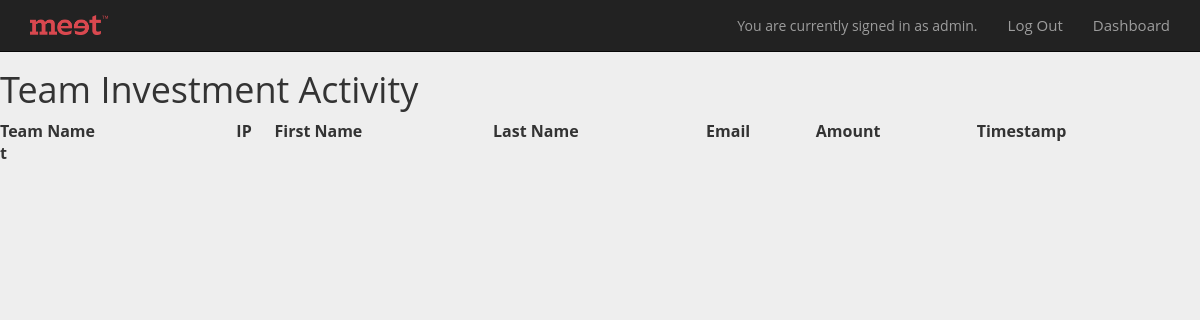
Before: /teamActivity (signed in) with the older database file.
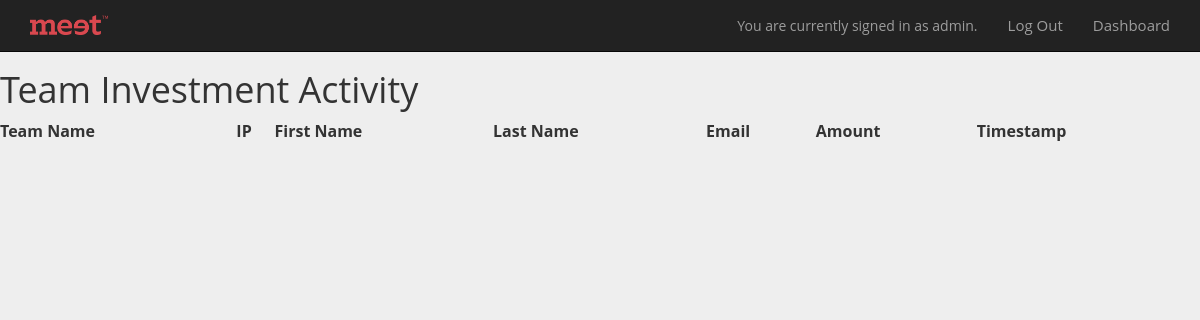
After: the same page with the newer database file.
### models.py (models this page shows, shortened)
class Team(Base):
        __tablename__ = 'team'
        id = Column(Integer, primary_key=True)
        name = Column(String(255))
        photo = Column(String(255), unique=True)
        students = relationship("User", back_populates = "team")
        product = relationship("Product",uselist=False, back_populates = "team")
        email = Column(String(255))
        password = Column(String(255))

### webapp.py (the view)
@app.route("/teamActivity")
def showTeamActivity():
	if 'language' not in login_session:
		login_session['language'] = 'en'
	if 'id' not in login_session:
		flash("You do not have access to this page")
		return redirect(url_for('showLandingPage'))
	if login_session['group'] != "administrator":
		flash("You do not have access to this page")
		return redirect(url_for('showLandingPage'))
	investments = get_investments()
	teams = get_teams()
	return render_template('teamActivity.html', investments = investments, teams = teams)

### database.py (called while the page is built)
def get_teams():
        return session.query(Team).all()

def get_investments():
        return session.query(Investment).all()

### templates/teamActivity.html (shortened to what this page needs)
<head>
	<link rel="stylesheet" href="https://maxcdn.bootstrapcdn.com/bootstrap/3.3.7/css/bootstrap.min.css">
	<link rel="stylesheet" href="{{url_for('static', filename='style.css')}}">
</head>
<body>
<nav class="navbar navbar-inverse navbar-fixed-top">
    <div class="container">
      <div class="navbar-header">
        <a class="navbar-brand" href="/brandClick">
          <img alt="Brand Meet_Logoredv" src="{{url_for('static', filename='meet_logo_1.png')}}" style="max-height: 100%;">
        </a>
      </div>
      <div class="collapse navbar-collapse" id="navbar-collapse-1">
        <div class="navbar-right">
        	<div class="navbar-text" id="userbox">
                You are currently signed in as {{session['email']}}.
            </div>
            <ul class="nav navbar-nav">
              <li><a href = "{{url_for('logout')}}">Log Out</a></li>
              <li><a href = "{{url_for('showDashboard')}}">Dashboard</a></li>
            </ul>
        </div>
      </div>
    </div>
  </nav>
<h1> Team Investment Activity</h1>
<table style="width:100%;text-align:left;border:2px;"
<tr>
	<th>Team Name</th>
	<th>IP</th>
	<th>First Name</th>
	<th>Last Name</th>
	<th>Email</th>
	<th>Amount</th>
	<th>Timestamp</th>
	{% for team in teams %}
		<tr>
			<th>{{team.name}}</th>
		</tr>
	{%endfor%}
</table>
<br>
<br>
</body>

Changed rows visible on the page:
removed Team: name "t"
